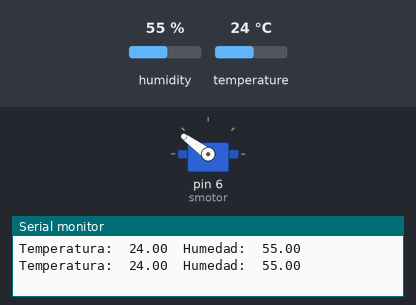
The sketch below on a simulated Arduino Uno, built with avr-gcc and run on an emulated ATmega328P. Parts: servo, the last lines printed to the serial monitor. Inputs (shaded band) come from the test bench; at power-on: humidity 55 %, temperature 24 °C.

Above: at 1.2 s.
1.3 s: humidity set to 22 %
At 4.0 s:
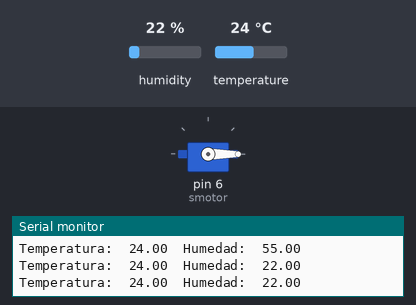
4.5 s: humidity set to 68 %
At 6.6 s:
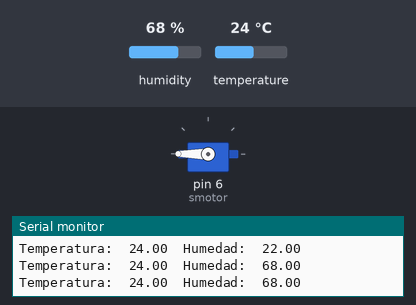
7.6 s: humidity set to 40 %
At 10.4 s:
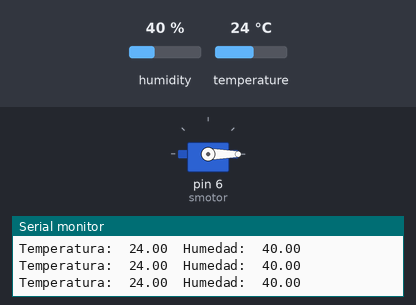
10.7 s: humidity set to 61 %
At 13.0 s:
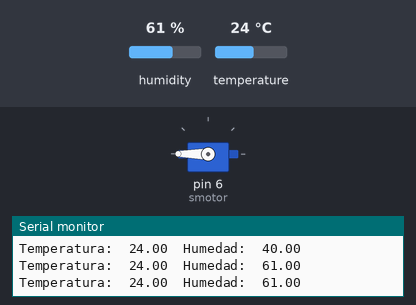
Timing chart, 0 to 14.5 s (numbered marks = the images above; inputs shaded):
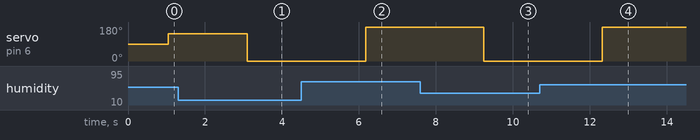

Measured:
- after the input at 1.3 s, servo on pin 6 (smotor): 144° → 0° after 1.8 s
- after the input at 4.5 s, servo on pin 6 (smotor): 0° → 180° after 1.7 s
- after the input at 7.6 s, servo on pin 6 (smotor): 180° → 0° after 1.6 s
- after the input at 10.7 s, servo on pin 6 (smotor): 0° → 180° after 1.6 s

The sketch:

9.ino
```cpp
#include <DHT.h>
#include <Servo.h>
#define pinEntrada 11
#define pinRojo 0
#define pinVerde 3
#define pinAzul 2
#define pinMotor 6
DHT sensorHumedad(pinEntrada, DHT11);
Servo smotor;
float temperatura, humedad;

void setup() {
  Serial.begin(9600);
  sensorHumedad.begin();
  smotor.attach(6);
  delay(1);
}

void loop() {
  temperatura = (sensorHumedad.readTemperature(true) - 32) * 5 / 9;
  humedad = sensorHumedad.readHumidity(true);

  Serial.print("Temperatura:\t");
  Serial.print(temperatura);
  Serial.print("\tHumedad:\t");
  Serial.println(humedad);
  delay(1000);

  led();          // Gestiona el color del LED según la humedad
  motor();        // Lo mismo pero con la velocidad del motor
}

void led() {
  if (humedad < 45) {
    digitalWrite(pinRojo, HIGH);
  } else {
    digitalWrite(pinRojo, LOW);
  }

  if (humedad >= 45 && humedad < 60) {
    digitalWrite(pinVerde, HIGH);
  } else {
    digitalWrite(pinVerde, LOW);
  }

  if (humedad >= 60) {
    digitalWrite(pinAzul, HIGH);
  } else {
    digitalWrite(pinAzul, LOW);
  }
}

void motor() {
  smotor.write(0);
  float angulo = map(humedad, 45, 70, 0, 360);
  smotor.write(angulo);
}
```
